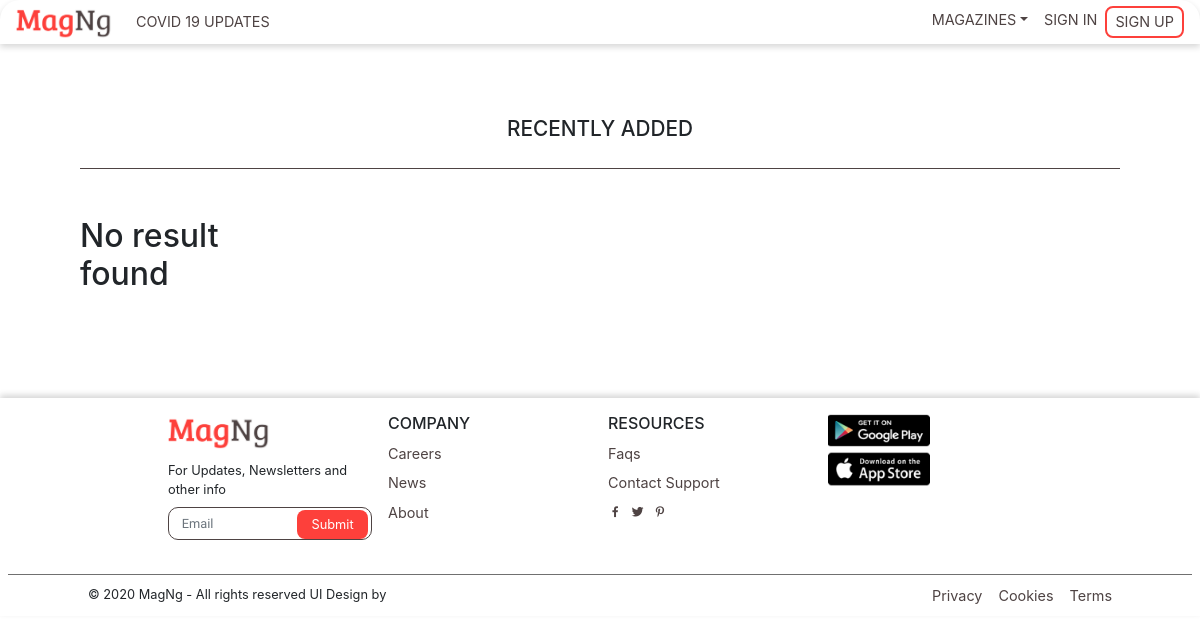
The app's page /recent/, older data.
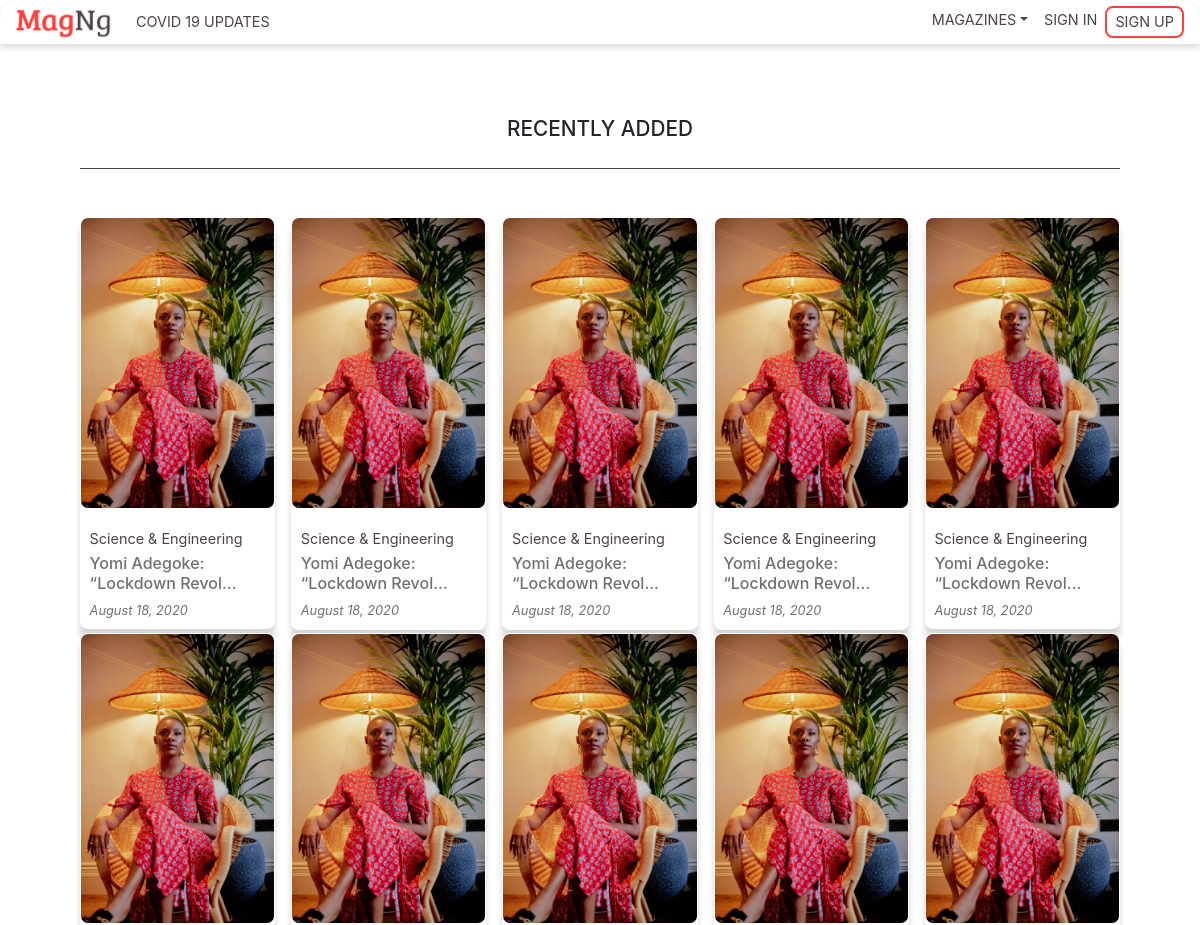
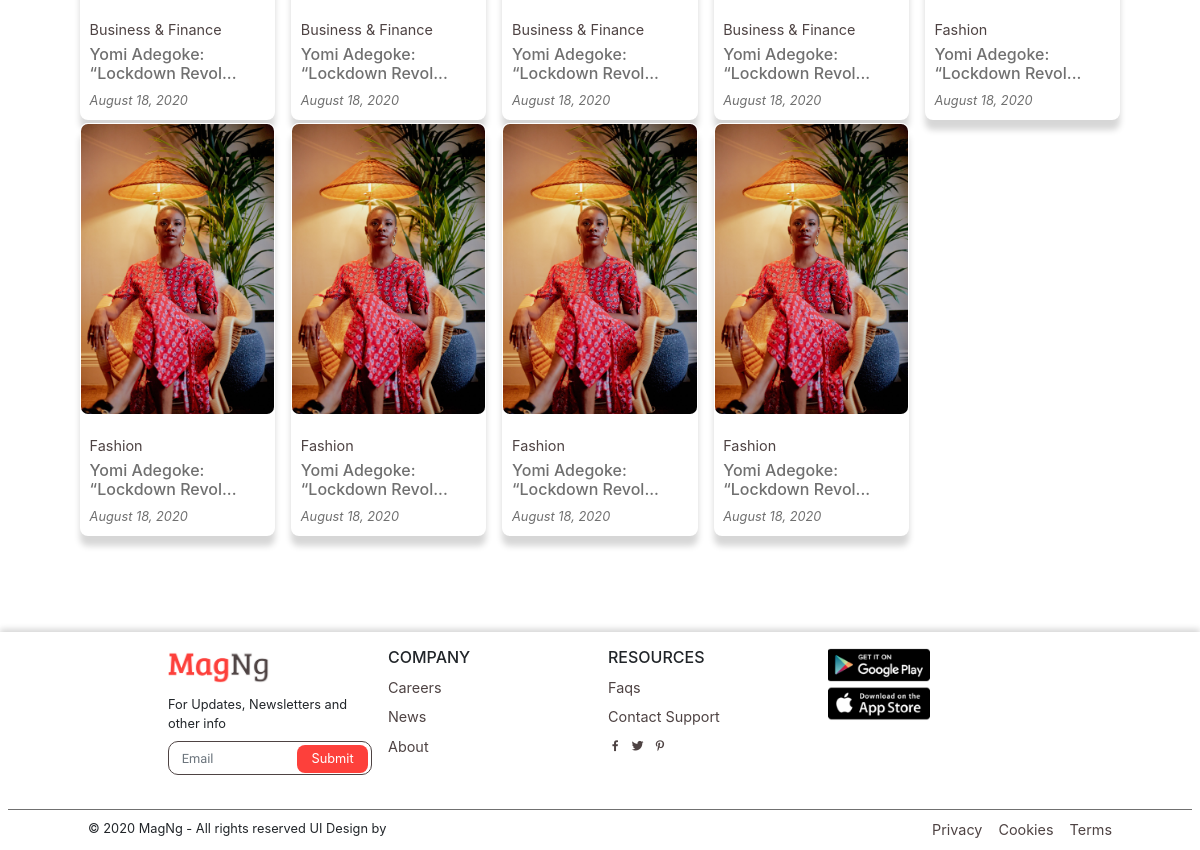
The same page, newer data (2 pictures, top to bottom).
### articles/models.py (models this page shows, shortened)
class ArticleModel(models.Model):
    title = models.CharField(max_length=255)
    cover_image = models.ImageField(blank=True, null=True, upload_to='images/')
    description = models.TextField(blank=True, null=True)
    author = models.ForeignKey(User, default=1, on_delete=models.CASCADE)
    date_posted = models.DateTimeField(default=timezone.now)
    publish = models.BooleanField(default=False)
    categories = models.CharField(max_length=50, choices=categories_choices, default='fashion')
    objects = models.Manager()

### articles/views.py (the view)
# urls.py: path('recent/', views.RecentView.as_view(), name='recent'),
class RecentView(ListView):
    model = ArticleModel
    template_name = 'articles/category.html'
    context_object_name = 'objects'
    ordering = ['-date_posted']
    def get_queryset(self):
        return ArticleModel.objects.filter(publish=True).order_by('-date_posted')[:25]
    def get_context_data(self, **kwargs):
        context = super().get_context_data(**kwargs)
        context['category'] = 'Recently Added'
        context['title'] = 'Recent'
        return context

### articles/templatetags/custom_filter_tags.py (called while the page is built)
@register.filter
def capitalize_all(value):
    return value.upper()

@register.filter
def shrink(value):
    if len(value) < 30:
        return value
    return value[:29]

### articles/templates/articles/category.html
{% extends "articles/base.html" %}
{% load custom_filter_tags %}
{% block content %}
        <div class="page_title_container">
        <h3 class="page_title text-center">{{ category|capitalize_all }}</h3>
        </div>
        <section id="top_magazine">
        <div class="magazine_grid">
            {% if not objects %}
                <h2>No result found</h2>
            {% else %}
            {% for article in objects %}
            <a href="{% url 'articles:detail' article.id %}">
            <div class="magazine_card">
                <div class="magazine_img_cover">
                    {% if article.cover_image %}
                    <img src="{{ article.cover_image.url }}" alt="">
                    {% endif %}
                </div>
                <div class="magazine_card_content">
                    <span class="magazine_title">{{ article.categories }}</span>
                    <h6>{{ article.title|shrink }}...</h6>
                    <p class="time">{{ article.date_posted|date:"F d, Y" }}</p>
                </div>
            </div>
                </a>
            {% endfor %}
            {% endif %}
        </div>
    </section>
{% endblock content %}

### articles/templates/articles/base.html (shortened to what this page needs)
{% load static %}
<!DOCTYPE html>
<html lang="en">
<head>
    <link rel="stylesheet" type="text/css" href="{% static 'articles/css/landing.css' %}">
    <link rel="stylesheet" href="{% static 'articles/css/bootstrap.min.css' %}">
    <link href='https://cdn.jsdelivr.net/npm/boxicons@2.0.5/css/boxicons.min.css' rel='stylesheet'>
    <link rel="stylesheet" href="{% static 'articles/css/aos.css' %}">
    <link rel="stylesheet" href="{% static 'articles/css/main.css' %}">
    <link rel="stylesheet" href="{% static 'articles/css/sign_up.css' %}">
</head>
<body>
    <nav class="navbar navbar-expand-sm navbar-dark nav_bar-new mb-5 fixed">
        <a class="navbar-brand" href="{% url 'articles:home' %}"><img src="{% static 'articles/images/logo.png' %}" alt=""></a>
        <div class="collapse navbar-collapse" id="main_nav">
            <ul class="navbar-nav">
                <li class="nav-item active"> <a class="nav-link" href="{% url 'articles:covid' %}">COVID 19 UPDATES</a> </li>
            </ul>
            <ul class="navbar-nav ml-auto">
                <li class="nav-item dropdown has-megamenu">
                    <a class="nav-link dropdown-toggle" href="#" data-toggle="dropdown">MAGAZINES</a>
                </li>
                {% if user.is_authenticated %}
                    <li class="nav-item"><a class="nav-link" href="{% url 'users:profile' user.id %}">MY LIBRARY</a></li>
                    <li class="nav-item"><a class="nav-link" href="{% url 'articles:create' %}">CREATE</a></li>
                    <li class="nav-item"><a class="nav-link" href="{% url 'users:logout' %}">LOGOUT</a></li>
                    {% else %}
                    <li class="nav-item"><a class="nav-link" href="{% url 'users:login' %}">SIGN IN</a></li>
                    <li class="nav-item"><a class="nav-link" id="sign_up" href="{% url 'users:signup' %}">SIGN UP</a></li>
                    {% endif %}
            </ul>
        </div>
    </nav>
   {% block content %}
    {% endblock %}
    <footer id="main_footer">
        <div class="footer_top">
            <div class="footer_grid">
                <div class="">
                    <div class="d-flex flex-column">
                        <div class="logo_cover">
                            <img src="{% static 'articles/images/logo.png' %}" alt="">
                        </div>
                        <form action="">
                            <p>For Updates, Newsletters and other info</p>
                            <div class="position-relative">
                                <input type="email" class="form-control" id="email_sub" placeholder="Email">
                                <button class="subscribe_button position-absolute">
                                    Submit
                                </button>
                            </div>
                        </form>
                    </div>
                </div>
                <div class="">
                    <div class="d-flex flex-column">
                        <h3>COMPANY</h3>
                        <a>Careers</a>
                        <a>News</a>
                        <a>About</a>
                    </div>
                </div>
                <div class="">
                    <div class="d-flex flex-column">
                        <h3>RESOURCES</h3>
                        <a>Faqs</a>
                        <a>Contact Support</a>
                        <div class="d-flex">
                            <span class="d-flex">
                                <a href="" class="icons"><i class='bx bxl-facebook'></i></a>
                                <a href="" class="icons mx-2"><i class='bx bxl-twitter'></i></a>
                                <a href="" class="icons"><i class='bx bxl-pinterest-alt'></i></a>
                            </span>
                        </div>
                    </div>
                </div>
                <div class="">
                    <div class="d-flex flex-column">
                        <div class="app_img">
                            <img src="{% static 'articles/images/google_app.png' %}" alt="">
                        </div>
                        <div class="app_img mt-1">
                            <img src="{% static 'articles/images/app.png' %}" alt="">
                        </div>
                    </div>
                </div>
            </div>
        </div>
        <div class="footer_bottom d-flex justify-content-between">
            <div>
                <p>&copy; 2020 MagNg - All rights reserved UI Design by </p>
            </div>
            <div class="d-flex">
                <a href="">Privacy</a>
                <a href="" class="mx-3">Cookies</a>
                <a href="">Terms</a>
            </div>
        </div>
    </footer>
</body>
</html>

### articles/static/articles/css/landing.css (style rules this page uses)
* { margin: 0; padding: 0; box-sizing: border-box; font-family: var(--main-font); }
img { width: 100%; height: auto; }
html { scroll-behavior: smooth; }
#top_magazine, #second_magazine, #third_magazine, #fourth_magazine, #fifth_magazine { padding: 1rem 5rem; }
#top_magazine a , #second_magazine a, #third_magazine a, #fourth_magazine a, #fifth_magazine a { color: var(--light-gray); font-size: 1.5rem; transition: all 0.6s; }
.magazine_grid { display: grid; grid-template-columns: 1fr 1fr 1fr 1fr 1fr; grid-row-gap: 0.2rem; grid-column-gap: 1rem; }
.magazine_card { background-color: var(--text-white); box-shadow: 0px 10px 6px #00000029; border-radius: 0.5rem; }
.magazine_card_content { padding: 0.6rem; }
.magazine_img_cover { border: 1px solid var(--text-white); overflow: hidden; border-radius: 0.5rem; transition: all 0.6s; }
.magazine_img_cover img { transition: all 0.6s; }
.magazine_title, .time { margin-bottom: 0; color: var(--text-gray); font-size: 0.9rem; margin-top: 0.3rem; transition: all 0.6s; }
.time { color: var(--light-gray) !important; font-size: 0.8rem; font-style: italic; }
.page_title_container { margin: 0.5rem 5rem; margin-bottom: 2rem; padding: 1.1rem 0rem; border-bottom: 1px solid var(--text-gray) }
.page_title { font-size: 1.3rem; font-weight: 500; }

### articles/static/articles/css/main.css (style rules this page uses)
html { min-width:450px; }

### articles/static/articles/css/sign_up.css (style rules this page uses)
:root { --marginB: 18px; --label-fontF: ""; --social-text-FF: ""Open Sans", sans-serif"; --small-text-FF: "Open Sans", sans-serif --regular-text-FF: "Roboto", sans-serif }
* { margin: 0; padding: 0; box-sizing: border-box; font-family: var(--small-text-FF) }
input { outline: none; font-family: 'Dosis', sans-serif; font-size: 12px; padding: 4px 10px; height: 36px; border-radius: 8px; border-width: 1px; width: 100%; margin-bottom: var(--marginB); }

### articles/static/articles/css/navigation.css (style rules this page uses)
:root { --main-font : 'Open Sans', sans-serif; --secondary-font : 'Lato', sans-serif; --text-gray : #4e4343; --text-white : #ffffff; --main-red : #fd403b; --light-gray : #707070; --lighter-gray : #4e43434d; --primary-blue: #39b0fc; }
nav img { width: 100%; height: auto; }
.footer_top img { width: 100%; height: auto; }
.navbar-brand { width: 6rem; }
.nav-link { font-size: 0.9rem !important; color: var(--text-white) !important; transition: all 0.6s; padding-top: 0.2rem !important; padding-bottom: 0.2rem !important; }
.nav_bar-new { box-shadow: 0px 3px 6px #00000029; border-radius: 20px 20px 0px 0px; }
.nav_bar-new .nav-link { color: var(--text-gray) !important; }
#sign_up { border: 2px solid var(--text-white); border-radius: 8px; }
.nav_bar-new #sign_up { border: 2px solid var(--main-red); }
#main_footer { margin-top: 5rem; padding: 0rem 0.5rem; box-shadow: 0px -3px 6px #00000029; }
.footer_top { padding: 1rem 10rem; border-bottom: 1px solid var(--light-gray); }
.footer_grid { display: grid; grid-template-columns: 1fr 1fr 1fr 1fr; grid-column-gap: 1rem; }
.footer_bottom { padding: 0.6rem 5rem; }
#main_footer h3 { font-size: 1rem; font-weight: 500; margin-bottom: 0.6rem; }
#main_footer a { color: var(--text-gray); font-size: 0.9rem; margin-bottom: 0.5rem; }
#main_footer p { font-size: 0.8rem; margin-bottom: 0rem; }
.logo_cover { width: 50%; margin-bottom: 0.7rem; }
.app_img { width: 50%; }
.subscribe_button { top: 0.2rem; right: 0.25rem; color: var(--text-white); background-color: var(--main-red) !important; border-radius: 8px; font-size: 0.8rem; padding: 0.3rem 0.9rem; border: none; outline: none; }
#email_sub { font-size: 0.8rem; border-radius: 10px !important; border: 1px solid var(--text-gray); margin-top: 0.5rem; padding: 0.6rem 0.8rem; }
.footer_bottom a { margin-bottom: 0 !important; }
@media all and (min-width: 768px) { .navbar { padding-top: 0; padding-bottom: 0; } }
@media all and (min-width: 768px) { .navbar .has-megamenu { position:static!important; } }
@media all and (min-width: 768px) { .navbar .nav-link { padding-top:1rem; padding-bottom:1rem; } }

Row changes from the older to the newer data that the page shows:
added ArticleModel: cover_image (picture), categories "Science & Engineering", title|shrink "Yomi Adegoke: “Lockdown Revol", date_posted "August 18, 2020"
added ArticleModel: cover_image (picture), categories "Science & Engineering", title|shrink "Yomi Adegoke: “Lockdown Revol", date_posted "August 18, 2020"
added ArticleModel: cover_image (picture), categories "Science & Engineering", title|shrink "Yomi Adegoke: “Lockdown Revol", date_posted "August 18, 2020"
added ArticleModel: cover_image (picture), categories "Science & Engineering", title|shrink "Yomi Adegoke: “Lockdown Revol", date_posted "August 18, 2020"
added ArticleModel: cover_image (picture), categories "Science & Engineering", title|shrink "Yomi Adegoke: “Lockdown Revol", date_posted "August 18, 2020"
added ArticleModel: cover_image (picture), categories "Business & Finance", title|shrink "Yomi Adegoke: “Lockdown Revol", date_posted "August 18, 2020"
added ArticleModel: cover_image (picture), categories "Business & Finance", title|shrink "Yomi Adegoke: “Lockdown Revol", date_posted "August 18, 2020"
added ArticleModel: cover_image (picture), categories "Business & Finance", title|shrink "Yomi Adegoke: “Lockdown Revol", date_posted "August 18, 2020"
added ArticleModel: cover_image (picture), categories "Business & Finance", title|shrink "Yomi Adegoke: “Lockdown Revol", date_posted "August 18, 2020"
added ArticleModel: cover_image (picture), categories "Fashion", title|shrink "Yomi Adegoke: “Lockdown Revol", date_posted "August 18, 2020"
added ArticleModel: cover_image (picture), categories "Fashion", title|shrink "Yomi Adegoke: “Lockdown Revol", date_posted "August 18, 2020"
added ArticleModel: cover_image (picture), categories "Fashion", title|shrink "Yomi Adegoke: “Lockdown Revol", date_posted "August 18, 2020"
added ArticleModel: cover_image (picture), categories "Fashion", title|shrink "Yomi Adegoke: “Lockdown Revol", date_posted "August 18, 2020"
added ArticleModel: cover_image (picture), categories "Fashion", title|shrink "Yomi Adegoke: “Lockdown Revol", date_posted "August 18, 2020"
Text that changed along with them:
text no longer shown: "No result found"
